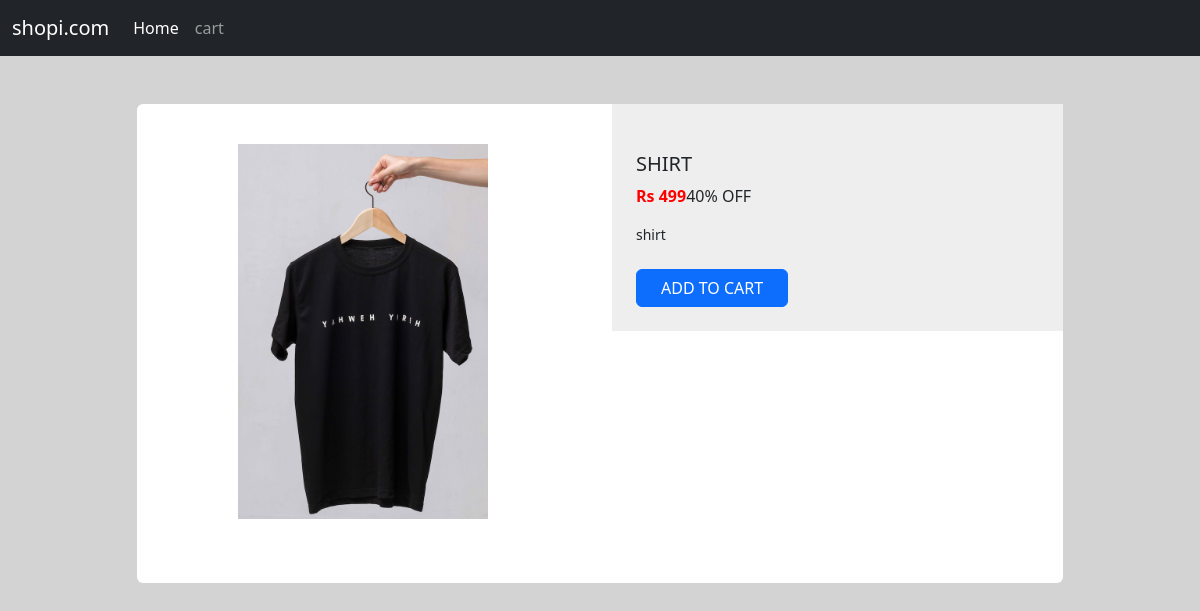
/product_view/5, run on the app's committed database.
### post/models.py (models this page shows, shortened)
class post (models.Model):
    text = models.CharField(max_length=450)
    img = models.ImageField(upload_to= "media/",default="")
    product_name = models.CharField(max_length=50 , default="shirt")
    prize = models.IntegerField(default=499)

### post/views.py (the view)
# urls.py: path("product_view/<product_id>",views.product_view),
def product_view(request,product_id):
    product_details =post.objects.get(id = product_id)
    data = {"product_details": product_details}
    return render(request, "product_view.html",data)

### post/templates/product_view.html (shortened to what this page needs)
{% extends "base.html" %}
{% block product_view %}
<div class="container mt-5 mb-5">
    <div class="row d-flex justify-content-center">
        <div class="col-md-10">
            <div class="card">
                <div class="row">
                    <div class="col-md-6">
                        <div class="images p-3">
                            <div class="text-center p-4"> <img id="main-image" src="{{product_details.img.url}}" width="250" /> </div>
                            <div class="thumbnail text-center"> <img onclick="change_image(this)" src="{{product_veiw.img.url}}" width="70"> <img onclick="change_image(this)" src="{{product.img.url}}" width="70"> </div>
                        </div>
                    </div>
                    <div class="col-md-6">
                        <div class="product p-4">
                            <div class="mt-4 mb-3">
                                <h5 class="text-uppercase">{{product_details.product_name}} </h5>
                                <div class="price d-flex flex-row align-items-center"> <span class="act-price"> Rs {{product_details.prize}}</span>
                                    <div class="ml-2"> <small class="dis-price"></small> <span>40% OFF</span> </div>
                                </div>
                            </div>
                            <p class="about">{{product_details.text}}</p>
                            <form  action="/cart/{{product_details.product_name}}/{{product_details.prize}}" method="post">
                            <div class="cart mt-4 align-items-center"> <button type="submit" class="btn btn-primary text-uppercase mr-2 px-4" >ADD TO CART</button> </div>
                            </form>
                        </div>
                    </div>
                </div>
            </div>
        </div>
    </div>
</div>
{% endblock %}

### post/static/product_view.css (style rules this page uses)
body { background-color: #000 }
.card { border:none }
.product { background-color: #eee }
.act-price { color:red;font-weight: 700 }
.about { font-size: 14px }

### post/static/payment.css (style rules this page uses)
body { background: #f5f5f5 }

### data on the page
post: img (picture), product_name "SHIRT", prize "499", text "shirt"
